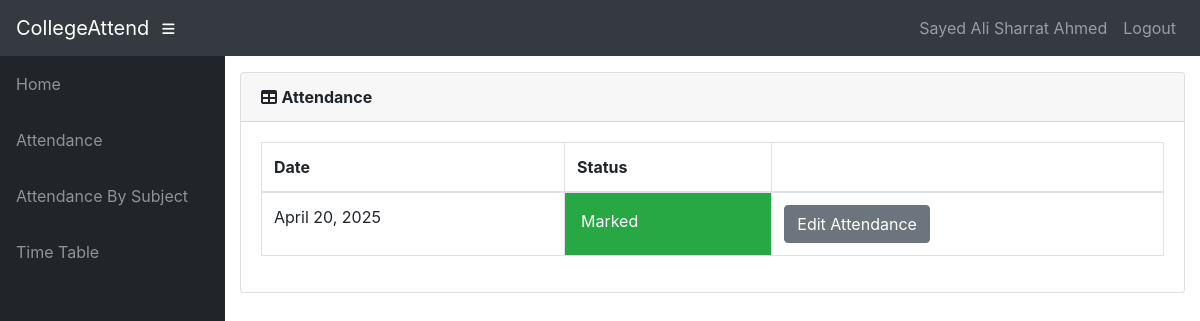
Page /info/teacher/1/ClassDates/ (signed in) on the earlier database version.
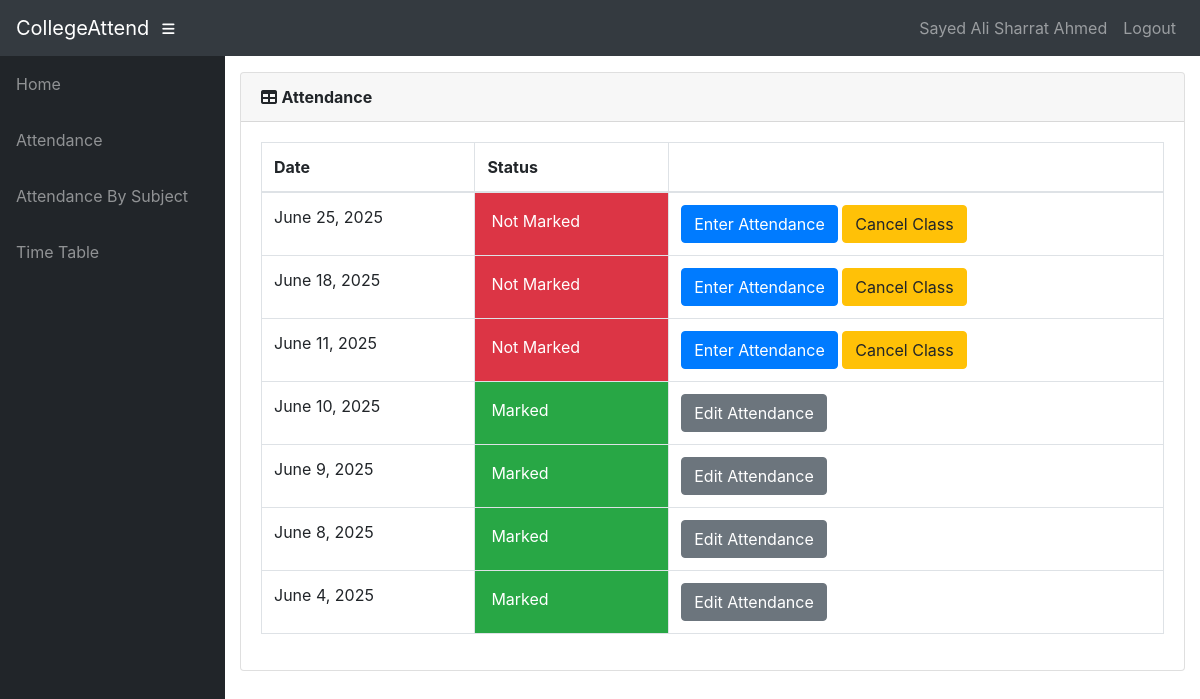
Same page on the later database version.
### info/models.py (models this page shows)
class AttendanceClass(models.Model):
    assign = models.ForeignKey(Assign, on_delete=models.CASCADE)
    date = models.DateField()
    status = models.IntegerField(default=0)
    class Meta:
        verbose_name = 'Attendance'
        verbose_name_plural = 'Attendance'

### info/views.py (the view)
@login_required()
def t_class_date(request, assign_id):
    now = timezone.now()
    ass = get_object_or_404(Assign, id=assign_id)
    att_list = ass.attendanceclass_set.filter(date__lte=now).order_by('-date')
    return render(request, 'info/t_class_date.html', {'att_list': att_list})

### info/models.py (called while the page is built)
    @property
    def is_student(self):
        if hasattr(self, 'student'):
            return True
        return False

### info/templates/info/t_class_date.html
{% extends 'info/base.html' %}
{% block content %}
    <div class="card mb-3">
        <div class="card-header">
              <i class="fas fa-table"></i>
            <b>Attendance</b></div>
            <div class="card-body">
              <div class="table-responsive">
                <table class="table table-bordered" id="dataTable" width="100%" cellspacing="0">
                  <thead>
                    <tr>
                        <th>Date</th>
                        <th>Status</th>
                        <th></th>
                    </tr>
                  </thead>
                  <tbody>
                    {% for a in att_list %}
                    <tr>
                        <td>{{ a.date }}</td>
                        {% if a.status == 0 %}
                            <td class="p-3 mb-2 bg-danger text-white">Not Marked</td>
                            <td>
                                <a class="btn btn-primary" href="{% url 't_attendance' a.id %}" role="button">Enter Attendance</a>
                                <a class="btn btn-warning" href="{% url 'cancel_class' a.id %}">Cancel Class</>
                            </td>
                        {% elif a.status == 1 %}
                            <td class="p-3 mb-2 bg-success text-white">Marked</td>
                            <td><a class="btn btn-secondary" href="{% url 'edit_att' a.id %}" role="button">Edit Attendance</a> </td>
                        {% else %}
                            <td class="p-3 mb-2 bg-warning text-white">Cancelled</td>
                            <td><a class="btn btn-primary" href="{% url 't_attendance' a.id %}" role="button">Enter Attendance</a></td>
                        {% endif %}
                    </tr>
                    {% empty %}
                            <p>student has no courses</p>
                    {% endfor %}
                  </tbody>
                </table>
              </div>
        </div>
    </div>
{% endblock %}

Differences in the rows shown:
removed AttendanceClass: date "April 20, 2025", status "Marked"
added AttendanceClass: date "June 25, 2025", status "Not Marked"
added AttendanceClass: date "June 18, 2025", status "Not Marked"
added AttendanceClass: date "June 11, 2025", status "Not Marked"
added AttendanceClass: date "June 10, 2025", status "Marked"
added AttendanceClass: date "June 9, 2025", status "Marked"
added AttendanceClass: date "June 8, 2025", status "Marked"
added AttendanceClass: date "June 4, 2025", status "Marked"
